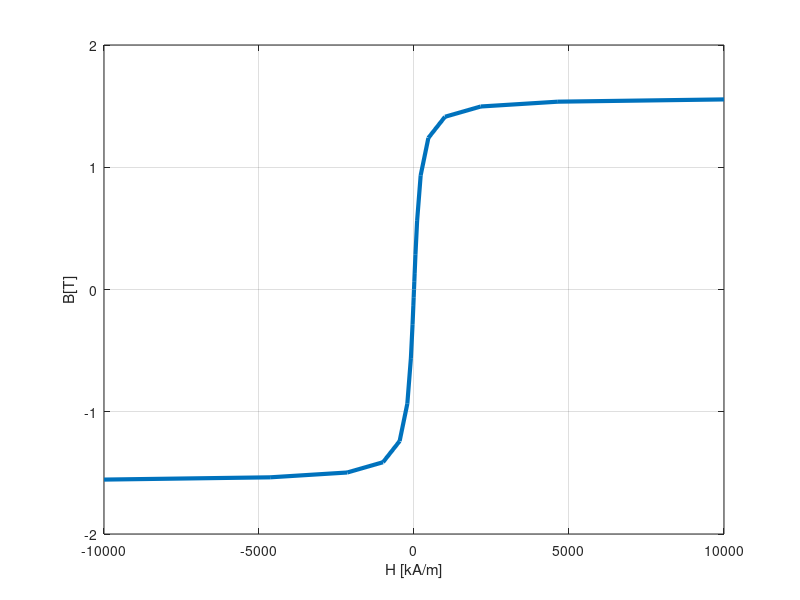

Reproduce this figure in MATLAB.
%% toroidal inductor with iron core
clear,clc

% parameter 
mu0=4e-7*pi;    % vacuum permeability [Vs/Am]

% source
U=163;          % amplitude [V] 
f=50;           % frequency [Hz]
w=2*pi*f;
te=20/f;        % simulation time

% coil
R=10;           % resistance [Ohm]
N=1000;         % number of windings
A=5e-4;         % cross section of magnetic circuit [m^2]
l=2*pi*0.1;     % length of magnetic circuit [m]

% a)
% linear relation between B and H: B=mu0*mur*H 
mur=1000;       % relative permeability 

% b)
% nonlinear relation
H=[10, 21.544, 46.416, 100, 215.44, 464.16, 1000, 2154.4, 4641.6, 10000];               % [A/m]
B=[0.062749, 0.13454, 0.28376, 0.56098, 0.93453, 1.2404, 1.413, 1.497,1.5364, 1.5549];  % [T]
% handle negative mag field
H = [-fliplr(H) 0 H];
B = [-fliplr(B) 0 B];

plot(H,B,'LineWidth',3), grid on
xlabel('H [kA/m]')
ylabel('B[T]')


%%
I=U/R;
H0=N*I/l;
B0=mu0*mur*H0;
L=N*B0*A/I;
Imax=U/sqrt(R^2+w^2*L^2)